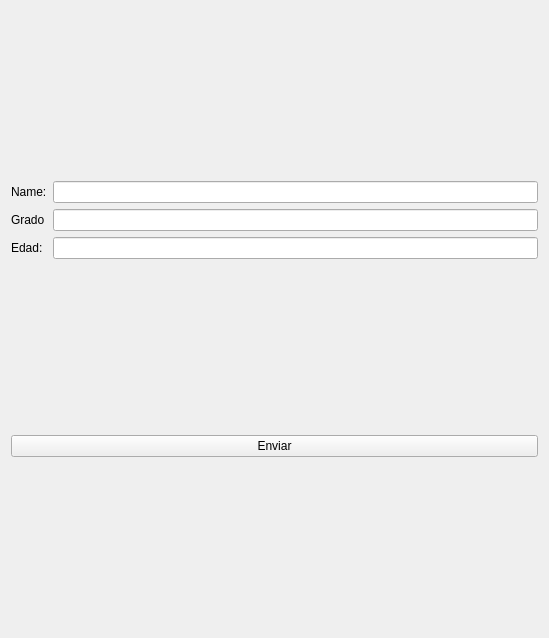
<?xml version="1.0" encoding="UTF-8"?>
<ui version="4.0">
 <class>ZopilomanNames</class>
 <widget class="QWidget" name="ZopilomanNames">
  <property name="geometry">
   <rect>
    <x>0</x>
    <y>0</y>
    <width>549</width>
    <height>638</height>
   </rect>
  </property>
  <property name="windowTitle">
   <string>Form</string>
  </property>
  <layout class="QVBoxLayout" name="verticalLayout_2">
   <item>
    <layout class="QVBoxLayout" name="verticalLayout">
     <item>
      <layout class="QGridLayout" name="gridLayout_3">
       <item row="0" column="0">
        <widget class="QLabel" name="lbl_zopilomannames_name">
         <property name="text">
          <string>Name:</string>
         </property>
        </widget>
       </item>
       <item row="1" column="0">
        <widget class="QLabel" name="lbl_zopilomannames_grado">
         <property name="text">
          <string>Grado</string>
         </property>
        </widget>
       </item>
       <item row="2" column="0">
        <widget class="QLabel" name="lbl_zopilomannames_edad">
         <property name="text">
          <string>Edad:</string>
         </property>
        </widget>
       </item>
       <item row="0" column="1">
        <widget class="QLineEdit" name="le_zopilomanname_name"/>
       </item>
       <item row="1" column="1">
        <widget class="QLineEdit" name="le_zopilomanname_grado"/>
       </item>
       <item row="2" column="1">
        <widget class="QLineEdit" name="le_zopilomanname_edad"/>
       </item>
      </layout>
     </item>
    </layout>
   </item>
   <item>
    <layout class="QVBoxLayout" name="verticalLayout_3">
     <item>
      <widget class="QPushButton" name="pb_zopilomanname_enviar">
       <property name="text">
        <string>Enviar</string>
       </property>
      </widget>
     </item>
    </layout>
   </item>
  </layout>
 </widget>
 <resources/>
 <connections/>
</ui>
